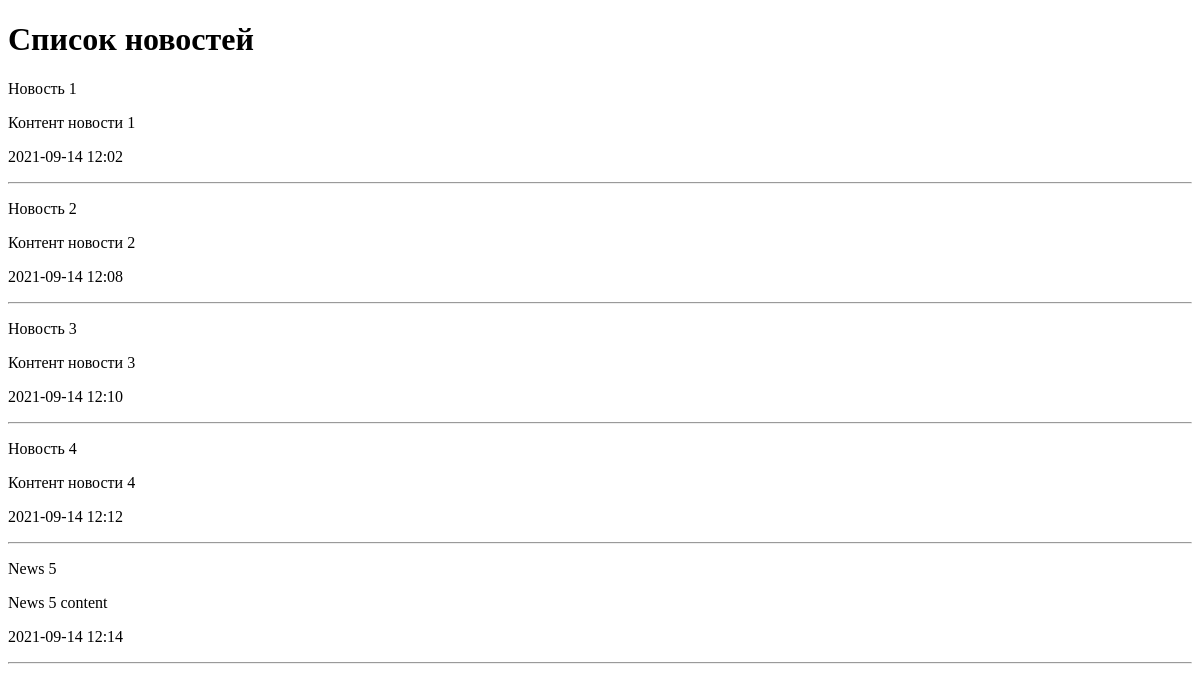
Before: / with the older database file.
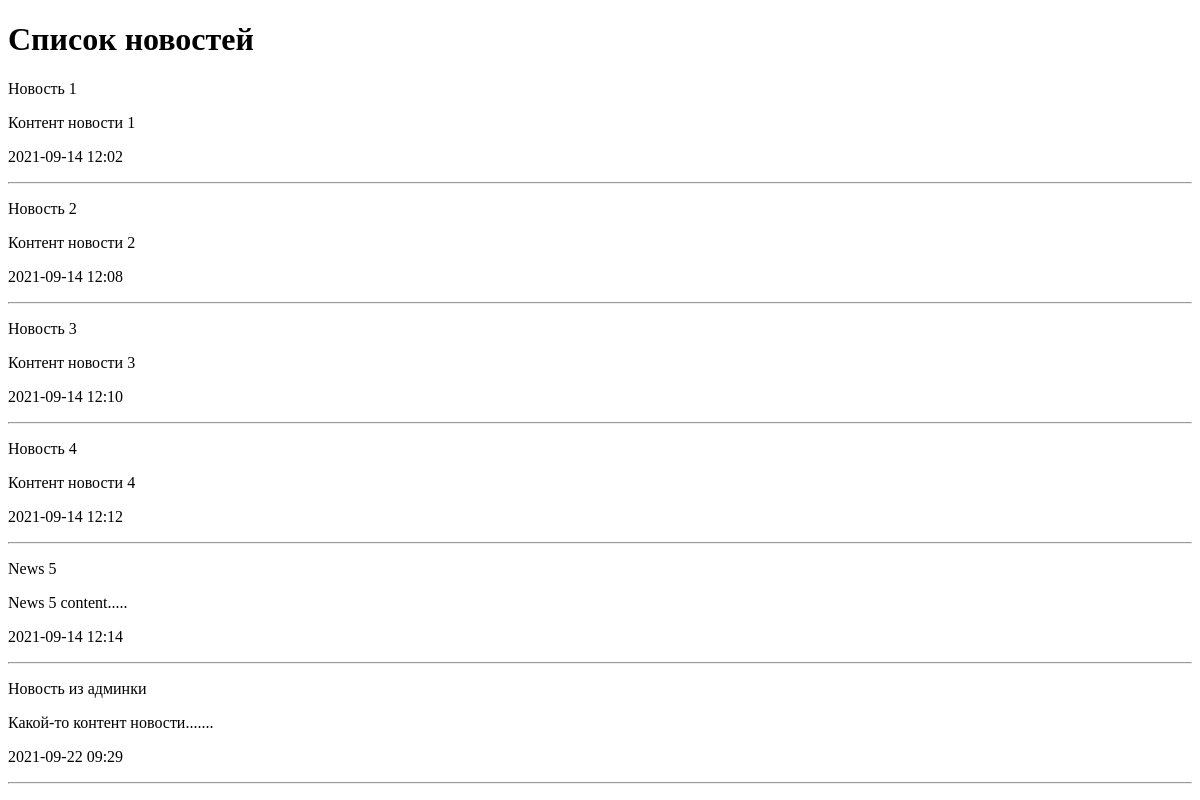
After: the same page with the newer database file.
### news/models.py (models this page shows, shortened)
class News(models.Model):
    title = models.CharField(max_length=150, verbose_name='Наименование')
    content = models.TextField(blank=True, verbose_name='Контент')
    created_at = models.DateTimeField(auto_now_add=True, verbose_name='Дата публикации')
    updated_at = models.DateTimeField(auto_now=True, verbose_name='Обновлено')
    photo = models.ImageField(upload_to='photos/%Y/%m/%d/', verbose_name='Фото', blank=True)
    is_published = models.BooleanField(default=True, verbose_name='Опубликовано')
    class Meta:
        verbose_name = 'Новость'
        verbose_name_plural = 'Новости'
        ordering = ['-created_at']

### news/views.py (the view)
# urls.py: path('', index),
def index(request):
    news = News.objects.order_by()
    context = {
        'news': news,
        'title': 'Список новостей'
    }
    return render(request, 'news/index.html', context)

### news/templates/news/index.html (shortened to what this page needs)
<!DOCTYPE html>
<html lang="en">
<head>
</head>
<body>
<h1>{{ title }}</h1>
{% for i in news %}
    <div>
        <p>{{ i.title }} </p>
        <p>{{ i.content }} </p>
        <p>{{ i.created_at|date:"Y-m-d H:i" }} </p>
    </div>
    <hr>
{% endfor %}
</body>
</html>

Changed rows visible on the page:
changed News "News 5": content "News 5 content" → "News 5 content....."
added News: title "Новость из админки", content "Какой-то контент новости.......", created_at "2021-09-22 09:29"
